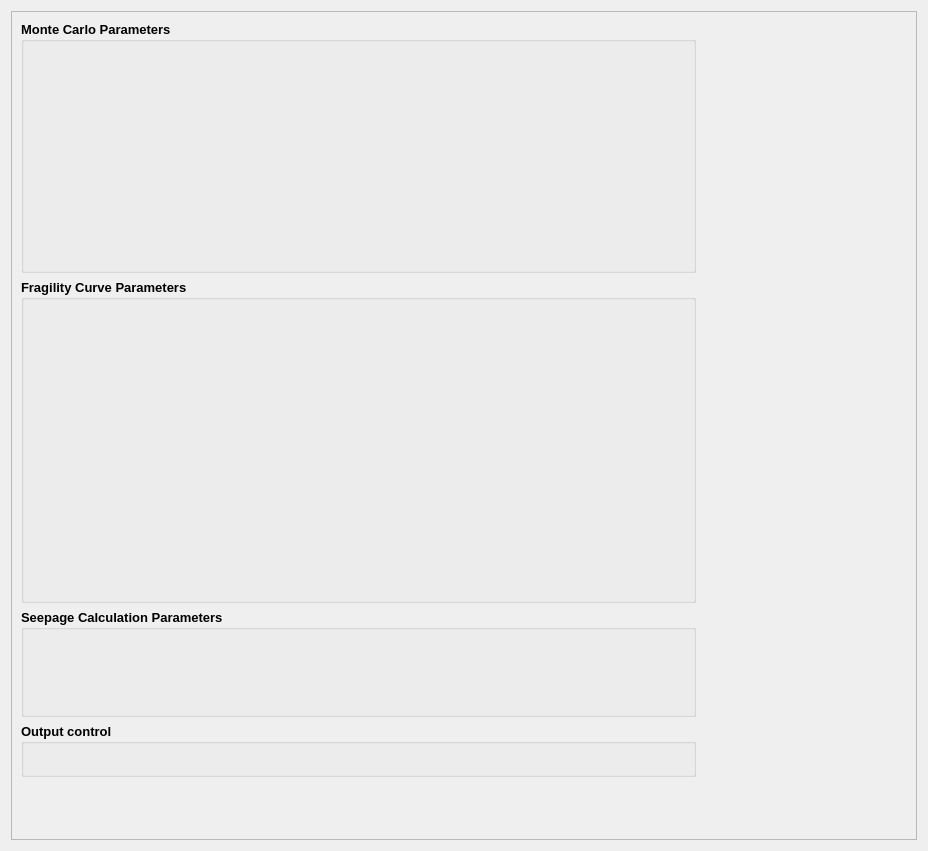
<?xml version="1.0" encoding="UTF-8"?>
<ui version="4.0">
 <class>FplGui_System_Member</class>
 <widget class="QWidget" name="FplGui_System_Member">
  <property name="geometry">
   <rect>
    <x>0</x>
    <y>0</y>
    <width>928</width>
    <height>851</height>
   </rect>
  </property>
  <property name="windowTitle">
   <string>Form</string>
  </property>
  <layout class="QVBoxLayout" name="verticalLayout_2">
   <item>
    <widget class="QScrollArea" name="scrollArea">
     <property name="sizePolicy">
      <sizepolicy hsizetype="Preferred" vsizetype="Preferred">
       <horstretch>0</horstretch>
       <verstretch>0</verstretch>
      </sizepolicy>
     </property>
     <property name="maximumSize">
      <size>
       <width>16777215</width>
       <height>16777215</height>
      </size>
     </property>
     <property name="styleSheet">
      <string/>
     </property>
     <property name="frameShape">
      <enum>QFrame::StyledPanel</enum>
     </property>
     <property name="frameShadow">
      <enum>QFrame::Sunken</enum>
     </property>
     <property name="lineWidth">
      <number>1</number>
     </property>
     <property name="verticalScrollBarPolicy">
      <enum>Qt::ScrollBarAsNeeded</enum>
     </property>
     <property name="horizontalScrollBarPolicy">
      <enum>Qt::ScrollBarAsNeeded</enum>
     </property>
     <property name="widgetResizable">
      <bool>true</bool>
     </property>
     <widget class="QWidget" name="scrollAreaWidgetContents">
      <property name="geometry">
       <rect>
        <x>0</x>
        <y>0</y>
        <width>904</width>
        <height>827</height>
       </rect>
      </property>
      <property name="minimumSize">
       <size>
        <width>0</width>
        <height>0</height>
       </size>
      </property>
      <property name="maximumSize">
       <size>
        <width>16777215</width>
        <height>1050</height>
       </size>
      </property>
      <layout class="QVBoxLayout" name="verticalLayout_5">
       <property name="sizeConstraint">
        <enum>QLayout::SetFixedSize</enum>
       </property>
       <item>
        <widget class="QGroupBox" name="groupBox">
         <property name="sizePolicy">
          <sizepolicy hsizetype="Preferred" vsizetype="Preferred">
           <horstretch>0</horstretch>
           <verstretch>0</verstretch>
          </sizepolicy>
         </property>
         <property name="minimumSize">
          <size>
           <width>675</width>
           <height>0</height>
          </size>
         </property>
         <property name="maximumSize">
          <size>
           <width>16777215</width>
           <height>16777215</height>
          </size>
         </property>
         <property name="font">
          <font>
           <family>Arial</family>
           <pointsize>10</pointsize>
           <weight>75</weight>
           <bold>true</bold>
          </font>
         </property>
         <property name="styleSheet">
          <string/>
         </property>
         <property name="title">
          <string>Monte Carlo Parameters</string>
         </property>
         <property name="flat">
          <bool>false</bool>
         </property>
         <property name="checkable">
          <bool>false</bool>
         </property>
         <property name="checked">
          <bool>false</bool>
         </property>
         <layout class="QVBoxLayout" name="verticalLayout_8">
          <property name="spacing">
           <number>6</number>
          </property>
          <property name="sizeConstraint">
           <enum>QLayout::SetDefaultConstraint</enum>
          </property>
          <property name="leftMargin">
           <number>9</number>
          </property>
          <property name="topMargin">
           <number>9</number>
          </property>
          <property name="rightMargin">
           <number>9</number>
          </property>
          <property name="bottomMargin">
           <number>9</number>
          </property>
          <item>
           <widget class="Sys_Member_Int_BaseWid" name="mc_max" native="true">
            <property name="minimumSize">
             <size>
              <width>0</width>
              <height>30</height>
             </size>
            </property>
            <property name="font">
             <font>
              <family>Arial</family>
              <pointsize>8</pointsize>
              <weight>50</weight>
              <bold>false</bold>
             </font>
            </property>
           </widget>
          </item>
          <item>
           <widget class="Sys_Member_Int_BaseWid" name="mc_min" native="true">
            <property name="minimumSize">
             <size>
              <width>0</width>
              <height>30</height>
             </size>
            </property>
            <property name="font">
             <font>
              <family>Arial</family>
              <pointsize>8</pointsize>
              <weight>50</weight>
              <bold>false</bold>
             </font>
            </property>
           </widget>
          </item>
          <item>
           <widget class="Sys_Member_Dbl_BaseWid" name="mc_error_abs" native="true">
            <property name="minimumSize">
             <size>
              <width>0</width>
              <height>30</height>
             </size>
            </property>
            <property name="font">
             <font>
              <family>Arial</family>
              <pointsize>8</pointsize>
              <weight>50</weight>
              <bold>false</bold>
             </font>
            </property>
           </widget>
          </item>
          <item>
           <widget class="Sys_Member_Dbl_BaseWid" name="mc_error_rel" native="true">
            <property name="minimumSize">
             <size>
              <width>0</width>
              <height>30</height>
             </size>
            </property>
            <property name="font">
             <font>
              <family>Arial</family>
              <pointsize>8</pointsize>
              <weight>50</weight>
              <bold>false</bold>
             </font>
            </property>
           </widget>
          </item>
          <item>
           <widget class="Sys_Member_Dbl_BaseWid" name="mc_confident_int" native="true">
            <property name="minimumSize">
             <size>
              <width>0</width>
              <height>30</height>
             </size>
            </property>
            <property name="font">
             <font>
              <family>Arial</family>
              <pointsize>8</pointsize>
              <weight>50</weight>
              <bold>false</bold>
             </font>
            </property>
           </widget>
          </item>
          <item>
           <widget class="Sys_Member_Enum_BaseWid" name="mc_random_generator" native="true">
            <property name="minimumSize">
             <size>
              <width>0</width>
              <height>30</height>
             </size>
            </property>
            <property name="font">
             <font>
              <family>Arial</family>
              <pointsize>8</pointsize>
              <weight>50</weight>
              <bold>false</bold>
             </font>
            </property>
           </widget>
          </item>
         </layout>
        </widget>
       </item>
       <item>
        <widget class="QGroupBox" name="groupBox_2">
         <property name="font">
          <font>
           <family>Arial</family>
           <pointsize>10</pointsize>
           <weight>75</weight>
           <bold>true</bold>
          </font>
         </property>
         <property name="title">
          <string>Fragility Curve Parameters</string>
         </property>
         <layout class="QVBoxLayout" name="verticalLayout">
          <item>
           <widget class="Sys_Member_Int_BaseWid" name="frc_max" native="true">
            <property name="minimumSize">
             <size>
              <width>0</width>
              <height>30</height>
             </size>
            </property>
            <property name="font">
             <font>
              <pointsize>8</pointsize>
              <weight>50</weight>
              <bold>false</bold>
             </font>
            </property>
           </widget>
          </item>
          <item>
           <widget class="Sys_Member_Dbl_BaseWid" name="frc_step_max" native="true">
            <property name="minimumSize">
             <size>
              <width>0</width>
              <height>30</height>
             </size>
            </property>
            <property name="font">
             <font>
              <pointsize>8</pointsize>
              <weight>50</weight>
              <bold>false</bold>
             </font>
            </property>
           </widget>
          </item>
          <item>
           <widget class="Sys_Member_Dbl_BaseWid" name="frc_step_min" native="true">
            <property name="minimumSize">
             <size>
              <width>0</width>
              <height>30</height>
             </size>
            </property>
            <property name="font">
             <font>
              <pointsize>8</pointsize>
              <weight>50</weight>
              <bold>false</bold>
             </font>
            </property>
           </widget>
          </item>
          <item>
           <widget class="Sys_Member_Dbl_BaseWid" name="frc_step_start" native="true">
            <property name="minimumSize">
             <size>
              <width>0</width>
              <height>30</height>
             </size>
            </property>
            <property name="font">
             <font>
              <pointsize>8</pointsize>
              <weight>50</weight>
              <bold>false</bold>
             </font>
            </property>
           </widget>
          </item>
          <item>
           <widget class="Sys_Member_Dbl_BaseWid" name="frc_start_height" native="true">
            <property name="minimumSize">
             <size>
              <width>0</width>
              <height>30</height>
             </size>
            </property>
            <property name="font">
             <font>
              <pointsize>8</pointsize>
              <weight>50</weight>
              <bold>false</bold>
             </font>
            </property>
           </widget>
          </item>
          <item>
           <widget class="Sys_Member_Dbl_BaseWid" name="frc_step_reduce" native="true">
            <property name="minimumSize">
             <size>
              <width>0</width>
              <height>30</height>
             </size>
            </property>
            <property name="font">
             <font>
              <pointsize>8</pointsize>
              <weight>50</weight>
              <bold>false</bold>
             </font>
            </property>
           </widget>
          </item>
          <item>
           <widget class="Sys_Member_Dbl_BaseWid" name="frc_step_expand" native="true">
            <property name="minimumSize">
             <size>
              <width>0</width>
              <height>30</height>
             </size>
            </property>
            <property name="font">
             <font>
              <pointsize>8</pointsize>
              <weight>50</weight>
              <bold>false</bold>
             </font>
            </property>
           </widget>
          </item>
          <item>
           <widget class="Sys_Member_Dbl_BaseWid" name="frc_step_factor" native="true">
            <property name="minimumSize">
             <size>
              <width>0</width>
              <height>30</height>
             </size>
            </property>
            <property name="font">
             <font>
              <pointsize>8</pointsize>
              <weight>50</weight>
              <bold>false</bold>
             </font>
            </property>
           </widget>
          </item>
         </layout>
        </widget>
       </item>
       <item>
        <widget class="QGroupBox" name="groupBox_3">
         <property name="font">
          <font>
           <family>Arial</family>
           <pointsize>10</pointsize>
           <weight>75</weight>
           <bold>true</bold>
          </font>
         </property>
         <property name="title">
          <string>Seepage Calculation Parameters</string>
         </property>
         <layout class="QVBoxLayout" name="verticalLayout_3">
          <item>
           <widget class="Sys_Member_Enum_BaseWid" name="seepage_max_waterlevel" native="true">
            <property name="minimumSize">
             <size>
              <width>0</width>
              <height>30</height>
             </size>
            </property>
            <property name="font">
             <font>
              <family>Arial</family>
              <pointsize>8</pointsize>
              <weight>50</weight>
              <bold>false</bold>
             </font>
            </property>
           </widget>
          </item>
          <item>
           <widget class="Sys_Member_Enum_BaseWid" name="seepage_min_waterlevel" native="true">
            <property name="minimumSize">
             <size>
              <width>0</width>
              <height>30</height>
             </size>
            </property>
            <property name="font">
             <font>
              <family>Arial</family>
              <pointsize>8</pointsize>
              <weight>50</weight>
              <bold>false</bold>
             </font>
            </property>
           </widget>
          </item>
         </layout>
        </widget>
       </item>
       <item>
        <widget class="QGroupBox" name="groupBox_4">
         <property name="font">
          <font>
           <family>Arial</family>
           <pointsize>10</pointsize>
           <weight>75</weight>
           <bold>true</bold>
          </font>
         </property>
         <property name="title">
          <string>Output control</string>
         </property>
         <layout class="QVBoxLayout" name="verticalLayout_4">
          <item>
           <widget class="Sys_Member_Bool_BaseWid" name="output_tecplot" native="true">
            <property name="font">
             <font>
              <pointsize>8</pointsize>
              <weight>50</weight>
              <bold>false</bold>
             </font>
            </property>
           </widget>
          </item>
          <item>
           <widget class="Sys_Member_Bool_BaseWid" name="output_paraview" native="true">
            <property name="font">
             <font>
              <pointsize>8</pointsize>
              <weight>50</weight>
              <bold>false</bold>
             </font>
            </property>
           </widget>
          </item>
          <item>
           <widget class="Sys_Member_Bool_BaseWid" name="output_excel" native="true">
            <property name="font">
             <font>
              <pointsize>8</pointsize>
              <weight>50</weight>
              <bold>false</bold>
             </font>
            </property>
           </widget>
          </item>
         </layout>
        </widget>
       </item>
      </layout>
     </widget>
    </widget>
   </item>
  </layout>
 </widget>
 <customwidgets>
  <customwidget>
   <class>Sys_Member_Int_BaseWid</class>
   <extends>QWidget</extends>
   <header>sys_member_int_basewid.h</header>
   <container>1</container>
  </customwidget>
  <customwidget>
   <class>Sys_Member_Enum_BaseWid</class>
   <extends>QWidget</extends>
   <header>sys_member_enum_basewid.h</header>
   <container>1</container>
  </customwidget>
  <customwidget>
   <class>Sys_Member_Dbl_BaseWid</class>
   <extends>QWidget</extends>
   <header>sys_member_dbl_basewid.h</header>
   <container>1</container>
  </customwidget>
  <customwidget>
   <class>Sys_Member_Bool_BaseWid</class>
   <extends>QWidget</extends>
   <header>sys_member_bool_basewid.h</header>
   <container>1</container>
  </customwidget>
 </customwidgets>
 <resources/>
 <connections/>
</ui>
